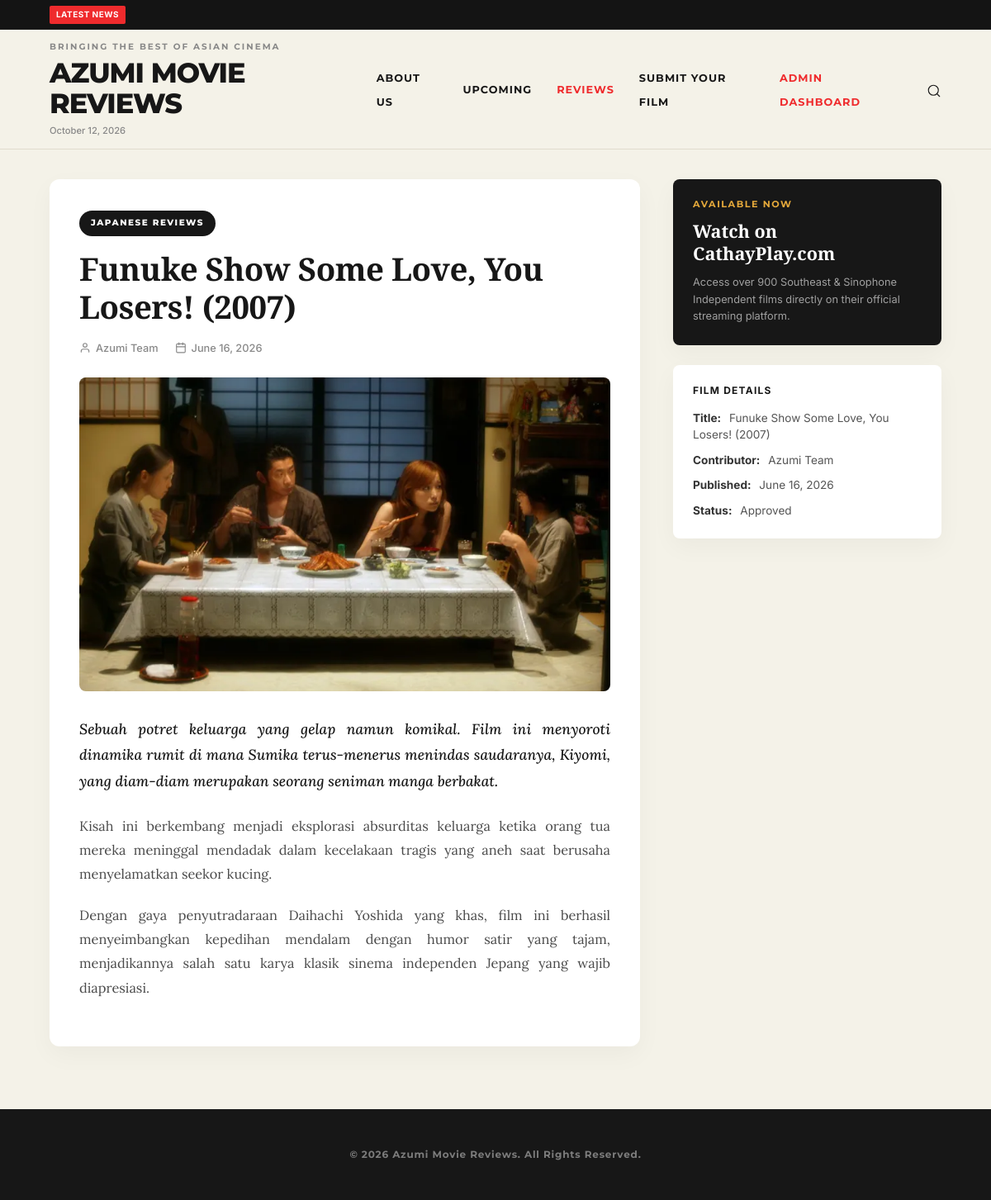
The page /review-detail.php?id=1 on the database its author committed.
### tables this page shows
CREATE TABLE IF NOT EXISTS `film_submissions` (
    `id` INT UNSIGNED AUTO_INCREMENT PRIMARY KEY,
    `title` VARCHAR(255) NOT NULL,
    `author_name` VARCHAR(100) NOT NULL DEFAULT 'Anonim',
    `category` VARCHAR(100) NOT NULL DEFAULT 'REVIEWS',
    `content` TEXT NOT NULL,
    `image_path` VARCHAR(255) NOT NULL,
    `status` ENUM('pending', 'approved', 'rejected') NOT NULL DEFAULT 'pending',
    `admin_notes` TEXT NULL,
    `submitted_at` DATETIME NOT NULL DEFAULT CURRENT_TIMESTAMP,
    `reviewed_at` DATETIME NULL,
    `updated_at` DATETIME NOT NULL DEFAULT CURRENT_TIMESTAMP ON UPDATE CURRENT_TIMESTAMP,
    INDEX `idx_status` (`status`),
    INDEX `idx_submitted_at` (`submitted_at`)
);

### includes/functions.php (called while the page is built, shortened)
<?php
function e(?string $value): string {
    return htmlspecialchars($value ?? '', ENT_QUOTES, 'UTF-8');
}
function get_paragraphs(string $text): array {
    $normalized = str_replace(["\r\n", "\r"], "\n", trim($text));
    $rawParagraphs = preg_split('/\n\s*\n+/', $normalized);
    $paragraphs = [];
    foreach ($rawParagraphs as $p) {
        $clean = trim($p);
        if (mb_strlen($clean) > 5) {
            $paragraphs[] = $clean;
        }
    }
    return $paragraphs;
}
function get_poster_url(?string $filename): string {
    if (file_exists(__DIR__ . '/../assets/images/' . $filename)) {
        return 'assets/images/' . $filename;
    }
    return 'assets/images/' . $filename;
}
function format_date(?string $datetime): string {
    $timestamp = strtotime($datetime);
    return date('F j, Y', $timestamp);
}

### review-detail.php (the view, shortened to what this page needs)
<?php
require_once __DIR__ . '/includes/functions.php';
require_once __DIR__ . '/includes/auth.php';
$id = filter_input(INPUT_GET, 'id', FILTER_VALIDATE_INT);
$pdo = getDbConnection();
if (is_admin_logged_in()) {
    $stmt = $pdo->prepare("SELECT * FROM film_submissions WHERE id = :id LIMIT 1");
    $stmt->execute([':id' => $id]);
} else {
    $stmt = $pdo->prepare("SELECT * FROM film_submissions WHERE id = :id AND status = 'approved' LIMIT 1");
    $stmt->execute([':id' => $id]);
}
$review = $stmt->fetch();
require_once __DIR__ . '/includes/header.php';
$paragraphs = get_paragraphs($review['content']);
?>
<main class="detail-review-page">
    <div class="container">
        <div class="content-wrapper">
            <article class="review-article">
                <span class="category"><?= e($review['category'] ?: 'REVIEWS') ?></span>
                <h1><?= e($review['title']) ?></h1>
                <div class="review-meta-detail">
                    <span class="meta-author">
                        <svg class="meta-icon" width="14" height="14" viewBox="0 0 24 24" fill="none" stroke="currentColor" stroke-width="2" stroke-linecap="round" stroke-linejoin="round">
                            <path d="M20 21v-2a4 4 0 0 0-4-4H8a4 4 0 0 0-4 4v2"></path>
                            <circle cx="12" cy="7" r="4"></circle>
                        </svg>
                        <?= e($review['author_name'] ?: 'Azumi Team') ?>
                    </span>
                    <span class="meta-date">
                        <?= format_date($review['submitted_at']) ?>
                    </span>
                </div>
                <img src="<?= e(get_poster_url($review['image_path'])) ?>" alt="<?= e($review['title']) ?>" class="article-image">
                <section class="review-paragraphs" style="margin-top: 30px;">
                    <?php if (!empty($paragraphs)): ?>
                        <?php foreach ($paragraphs as $index => $paragraph): ?>
                            <?php if ($index === 0): ?>
                                <p class="teaser" style="font-weight: 500; font-size: 1.1rem; line-height: 1.8; color: var(--dark); margin-bottom: 24px;">
                                    <?= nl2br(e($paragraph)) ?>
                                </p>
                            <?php else: ?>
                                <p style="margin-bottom: 20px; line-height: 1.8; color: var(--secondary-text);">
                                    <?= nl2br(e($paragraph)) ?>
                                </p>
                            <?php endif; ?>
                        <?php endforeach; ?>
                    <?php else: ?>
                        <?= render_paragraphs_html($review['content']) ?>
                    <?php endif; ?>
                </section>
            </article>
            <aside class="sidebar">
                <div class="sidebar-block available-now">
                    <h4>AVAILABLE NOW</h4>
                    <p>Watch on CathayPlay.com</p>
                    <span>Access over 900 Southeast & Sinophone Independent films directly on their official streaming platform.</span>
                </div>
                <div class="sidebar-block film-details">
                    <h4>FILM DETAILS</h4>
                    <p><strong>Title:</strong> <?= e($review['title']) ?></p>
                    <p><strong>Contributor:</strong> <?= e($review['author_name'] ?: 'Azumi Team') ?></p>
                    <p><strong>Published:</strong> <?= format_date($review['submitted_at']) ?></p>
                    <p><strong>Status:</strong> <?= ucfirst(e($review['status'])) ?></p>
                </div>
            </aside>
        </div>
    </div>
</main>
<?php require_once __DIR__ . '/includes/footer.php'; ?>

### assets/css/style.css (style rules this page uses)
:root { --bg-color: #F4F2E8; --dark: #171717; --accent: #EF2B2D; --secondary-text: #4A4A4A; --lighter-grey: #888888; --light-grey: #e0dbcd; --white: #ffffff; --shadow: rgba(0, 0, 0, 0.05); --font-logo: 'Montserrat', sans-serif; --font-title: 'Playfair Display', serif; --font-heading: 'Montserrat', sans-serif; --font-body: 'Inter', sans-serif; --font-serif: 'Lora', 'Georgia', serif; }
* { margin: 0; padding: 0; box-sizing: border-box; }
body { display: flex; flex-direction: column; min-height: 100vh; font-family: var(--font-body); font-size: 1rem; line-height: 1.8; color: var(--secondary-text); background-color: var(--bg-color); -webkit-font-smoothing: antialiased; -moz-osx-font-smoothing: grayscale; }
h1, h2, h4 { font-family: var(--font-title); color: var(--dark); font-weight: 700; line-height: 1.2; letter-spacing: -0.5px; }
.container { width: 90%; max-width: 1200px; margin: 0 auto; padding: 12px 0; }
img { max-width: 100%; height: auto; display: block; }
main { flex: 1 0 auto; padding: 16px 0; }
.detail-review-page .content-wrapper { display: grid; grid-template-columns: 2.2fr 1fr; gap: 40px; align-items: start; }
.review-article { background-color: var(--white); padding: 36px; border-radius: 12px; box-shadow: 0 10px 30px rgba(0, 0, 0, 0.04); }
.review-article .category { display: inline-block; background-color: var(--dark); color: var(--white); padding: 6px 14px; border-radius: 50px; font-family: var(--font-heading); font-size: 0.65rem; font-weight: 800; text-transform: uppercase; letter-spacing: 1.5px; margin-bottom: 16px; }
.review-article h1 { font-family: var(--font-title); font-size: 2.4rem; line-height: 1.2; margin-bottom: 16px; font-weight: 700; color: var(--dark); letter-spacing: -0.5px; }
.review-article .review-meta-detail { display: flex; align-items: center; gap: 20px; font-size: 0.8rem; color: var(--lighter-grey); margin-bottom: 24px; font-family: var(--font-body); font-weight: 500; padding-bottom: 0; border-bottom: none; }
.review-meta-detail span { display: flex; align-items: center; gap: 6px; }
.review-meta-detail .meta-icon { stroke: var(--lighter-grey); flex-shrink: 0; }
.review-article p { font-family: var(--font-serif); font-size: 1.02rem; line-height: 1.8; color: #2c2c2c; text-align: justify; text-justify: inter-word; margin-bottom: 24px; }
.review-article p.teaser { font-family: var(--font-serif); font-style: italic; font-size: 1.02rem; color: var(--secondary-text); line-height: 1.8; margin-bottom: 24px; border-left: none; padding-left: 0; text-align: justify; text-justify: inter-word; }
.review-article .article-image { width: 100%; height: auto; max-height: 380px; object-fit: cover; border-radius: 8px; margin: 24px 0; }
.sidebar { display: flex; flex-direction: column; gap: 24px; }
.sidebar .sidebar-block { border-radius: 8px; box-shadow: 0 10px 30px rgba(0, 0, 0, 0.04); }
.sidebar .available-now { background-color: var(--dark); color: var(--white); padding: 24px; }
.sidebar .available-now h4 { font-family: var(--font-heading); font-size: 0.7rem; font-weight: 700; color: #E5A93B; letter-spacing: 1.5px; text-transform: uppercase; margin-bottom: 12px; }
.sidebar .available-now p { font-family: var(--font-title); font-size: 1.35rem; font-weight: 700; color: var(--white); margin-bottom: 12px; line-height: 1.25; }
.sidebar .available-now span { font-family: var(--font-body); font-size: 0.8rem; color: #a0a0a0; line-height: 1.6; display: block; margin-top: 0; font-weight: 400; }
.sidebar .film-details { background-color: var(--white); color: var(--dark); padding: 24px; }
.sidebar .film-details h4 { font-family: var(--font-body); font-size: 0.75rem; font-weight: 700; color: var(--dark); letter-spacing: 1.2px; text-transform: uppercase; margin-bottom: 16px; border-bottom: none; padding-bottom: 0; }
.sidebar .film-details p { font-family: var(--font-body); font-size: 0.85rem; color: #555555; margin-bottom: 10px; line-height: 1.5; border-bottom: none; padding-bottom: 0; }
.sidebar .film-details p:last-child { margin-bottom: 0; }
.sidebar .film-details p strong { color: #333333; font-family: var(--font-body); font-size: 0.85rem; text-transform: none; letter-spacing: normal; font-weight: 700; margin-right: 6px; }

### assets/css/responsive.css (style rules this page uses)
@media (min-width: 1200px) { .container { padding: 20px 0; } }

### rows shown on the page
film_submissions: category "JAPANESE REVIEWS", title "Funuke Show Some Love, You Losers! (2007)", author_name "Azumi Team", submitted_at "June 16, 2026", image_path (picture), content "Sebuah potret keluarga yang gelap namun komikal. Film ini menyoroti dinamika rumit di mana Sumika terus-menerus menindas saudaranya, Kiyomi, yang diam-diam merupakan seorang seniman manga berbakat.", content "Kisah ini berkembang menjadi eksplorasi absurditas keluarga ketika orang tua mereka meninggal mendadak dalam kecelakaan tragis yang aneh saat berusaha menyelamatkan seekor kucing.", content "Dengan gaya penyutradaraan Daihachi Yoshida yang khas, film ini berhasil menyeimbangkan kepedihan mendalam dengan humor satir yang tajam, menjadikannya salah satu karya klasik sinema independen Jepang yang wajib diapresiasi.", status "Approved"
